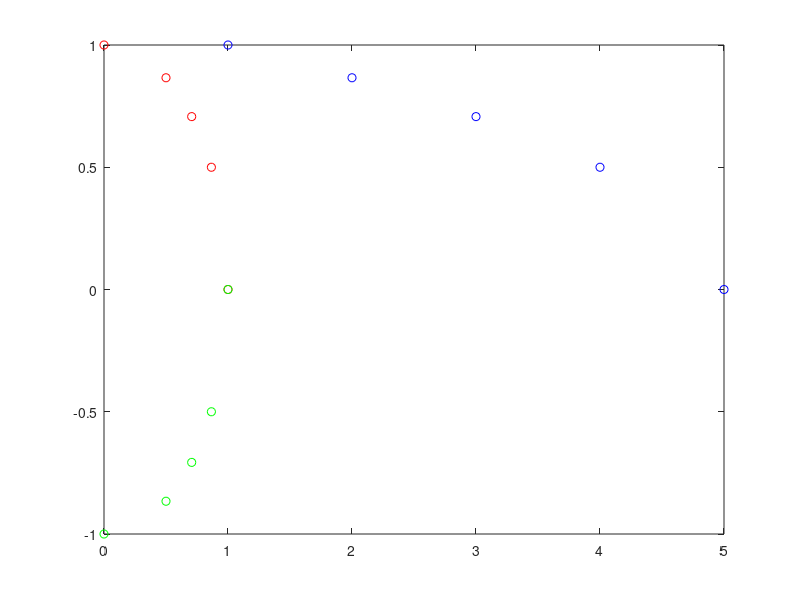
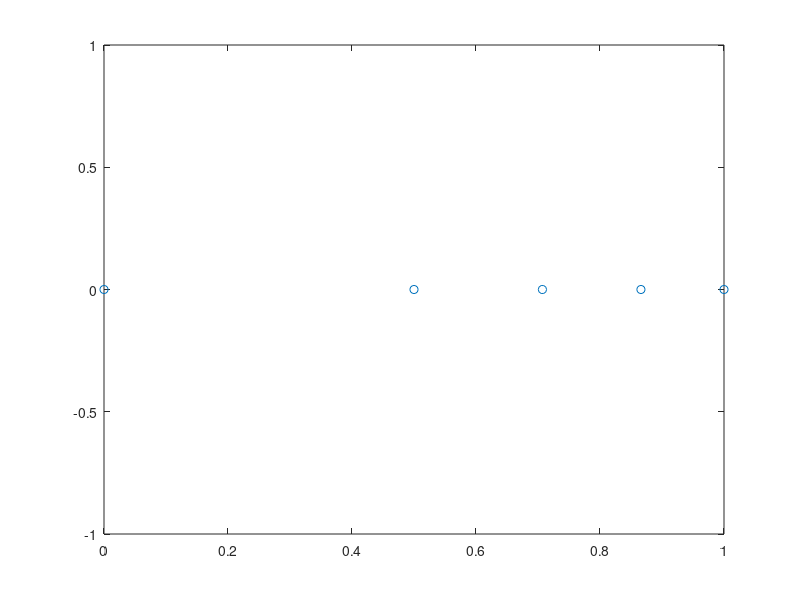

MATLAB code for these plots, in order:
t = [0, pi / 6, pi / 4, pi / 3, pi / 2];
s1 = exp(1i * t);
s2 = exp(-1i * t);
ss = (s1 + s2) / 2;

plot(s1, 'ro');
hold on;
plot(s2, 'go');
hold on;
plot(ss, 'bo');
figure;

plot(real(ss), imag(ss), 'do');